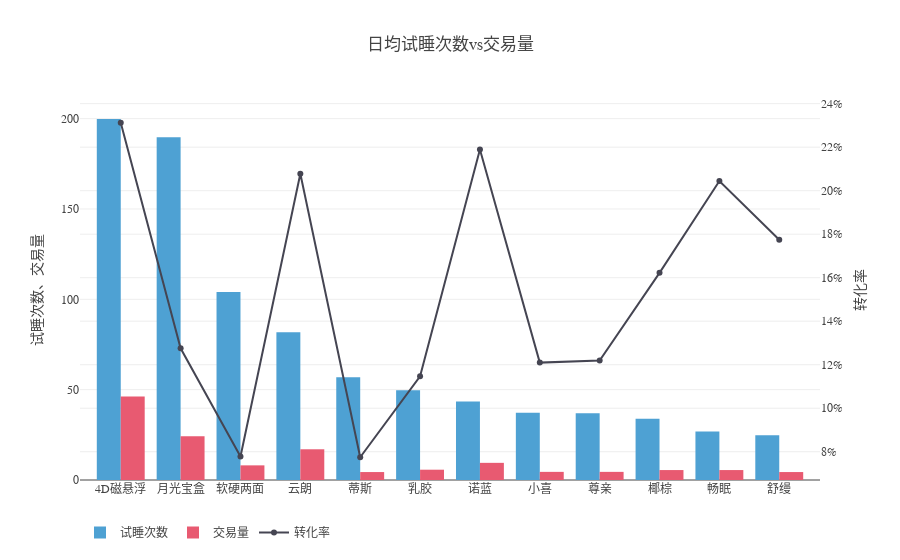

The code cell stored with this chart in its notebook:
### Code cell
# try vs transaction
df = SKU[['try_num','transaction_num']].groupby(SKU['SKU']).mean().sort_values(by=['try_num'],ascending=False).round(1)
df['conversion'] = df['transaction_num']/df['try_num']

trace1 = go.Bar(
    x=df.index,
    y=df['try_num'],
    name='试睡次数',
    marker=dict(color='#4ea1d3')
)
trace2 = go.Bar(
    x=df.index,
    y=df['transaction_num'],
    name='交易量',
    marker=dict(color='#e85a71')
)
trace3 = go.Scatter(
    x=df.index,
    y=df['conversion'],
    name='转化率',
    yaxis='y2',
    marker=dict(color='#454552')
)

data = [trace1, trace2, trace3]
layout = go.Layout(
    barmode='group',
    title='日均试睡次数vs交易量',
    yaxis=dict(
        title='试睡次数、交易量'
    ),
    yaxis2=dict(
        title='转化率',
        tickformat=".0%",
        overlaying='y',
        side='right'
    ),
    legend=dict(orientation="h"),
    font=dict(family='微软雅黑')
    
)

fig = go.Figure(data=data, layout=layout)

plotly.offline.iplot(fig)
pio.write_image(fig, '试睡和销量.jpeg', scale=5, width=1200, height = 400)

### Figure 1 — Plotly figure (JSON) as saved in the notebook; plotly's stock layout.template omitted (floating-point values rounded to 4 significant figures)
{"data": [{"marker": {"color": "#4ea1d3"}, "name": "试睡次数", "type": "bar", "uid": "062c7fb6-4b9e-40cf-8308-a921ae83d375", "x": ["4D磁悬浮", "月光宝盒", "软硬两面", "云朗", "蒂斯", "乳胶", "诺蓝", "小喜", "尊亲", "椰棕", "畅眠", "舒缦"], "y": [199.8, 189.7, 104.1, 81.8, 56.8, 49.7, 43.4, 37.2, 36.9, 33.9, 26.9, 24.8]}, {"marker": {"color": "#e85a71"}, "name": "交易量", "type": "bar", "uid": "e1087d20-4101-4bc6-a5b2-cce8efdfcce4", "x": ["4D磁悬浮", "月光宝盒", "软硬两面", "云朗", "蒂斯", "乳胶", "诺蓝", "小喜", "尊亲", "椰棕", "畅眠", "舒缦"], "y": [46.2, 24.2, 8.1, 17, 4.4, 5.7, 9.5, 4.5, 4.5, 5.5, 5.5, 4.4]}, {"marker": {"color": "#454552"}, "name": "转化率", "type": "scatter", "uid": "09051f81-5a05-44c1-be75-aefdaf26e8ba", "x": ["4D磁悬浮", "月光宝盒", "软硬两面", "云朗", "蒂斯", "乳胶", "诺蓝", "小喜", "尊亲", "椰棕", "畅眠", "舒缦"], "y": [0.2312, 0.1276, 0.07781, 0.2078, 0.07746, 0.1147, 0.2189, 0.121, 0.122, 0.1622, 0.2045, 0.1774], "yaxis": "y2"}], "layout": {"barmode": "group", "font": {"family": "微软雅黑"}, "legend": {"orientation": "h"}, "title": {"text": "日均试睡次数vs交易量"}, "yaxis": {"title": {"text": "试睡次数、交易量"}}, "yaxis2": {"overlaying": "y", "side": "right", "tickformat": ".0%", "title": {"text": "转化率"}}}}
